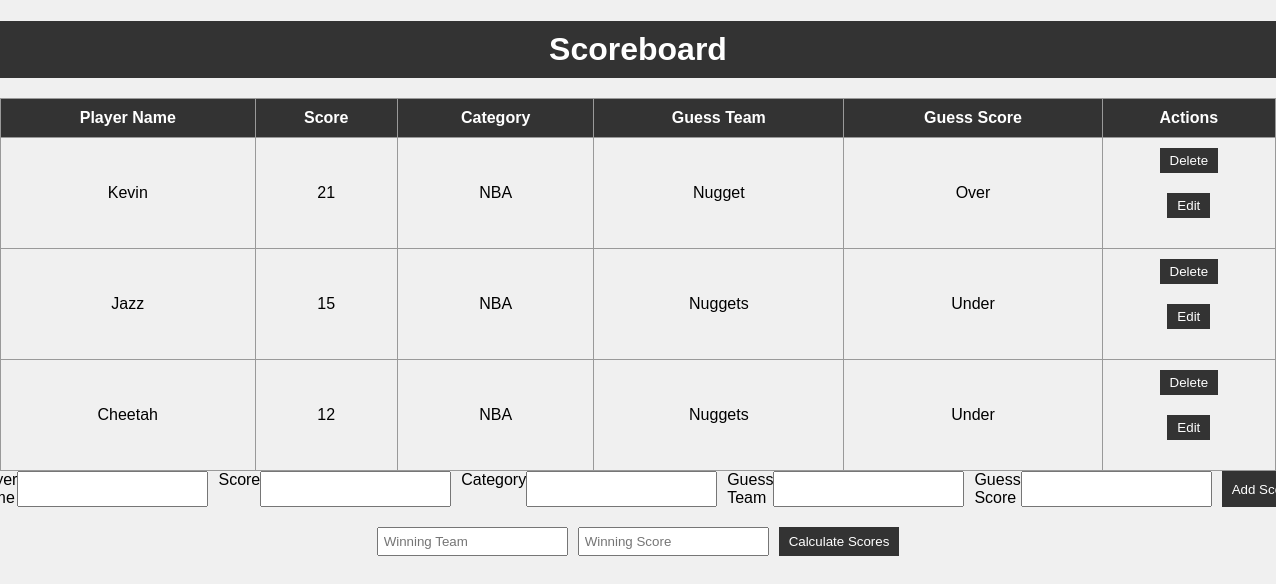
Before: / with the older database file.
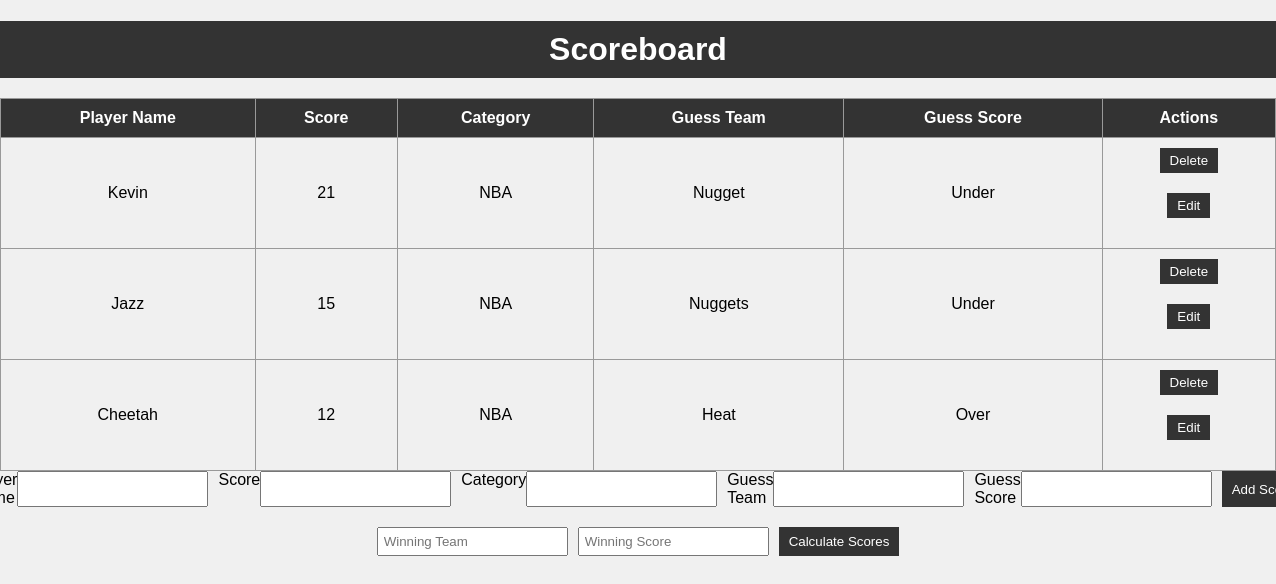
After: the same page with the newer database file.
### app.py (models this page shows)
class Score(db.Model):
    id = db.Column(db.Integer, primary_key=True)
    player_name = db.Column(db.String(50), nullable=False)
    score = db.Column(db.Integer, nullable=False)
    category = db.Column(db.String(50), nullable=False)
    guess_team = db.Column(db.String(50), nullable=True)
    guess_score = db.Column(db.String(50), nullable=True)

### app.py (the view, shortened to what this page needs)
@app.route('/', methods=['GET', 'POST'])
def home():
    category = request.args.get('category')
    if category:
        scores = Score.query.filter_by(category=category).order_by(Score.score.desc()).all()
    else:
        scores = Score.query.order_by(Score.score.desc()).all()
    score_form = ScoreForm()
    delete_forms = [DeleteForm(prefix=str(score.id)) for score in scores]
    if request.method == 'POST':
        for score, delete_form in zip(scores, delete_forms):
            if delete_form.validate_on_submit():
                db.session.delete(score)
                db.session.commit()
                return redirect('/')
    return render_template('scoreboard.html', scores=scores, score_form=score_form, delete_forms=delete_forms)

### app.py
class ScoreForm(FlaskForm):
    player_name = StringField('Player Name', validators=[DataRequired()])
    score = IntegerField('Score', validators=[DataRequired()])
    category = StringField('Category', validators=[DataRequired()])
    guess_team = StringField('Guess Team')
    guess_score = StringField('Guess Score')
    submit = SubmitField('Add Score')

class DeleteForm(FlaskForm):
    submit = SubmitField('Delete')

### templates/scoreboard.html (shortened to what this page needs)
<!DOCTYPE html>
<html>
<head>
	<link rel="stylesheet" href="{{ url_for('static', filename='style.css') }}">
</head>
<body>
    <h1>Scoreboard</h1>
    <table>
        <tr>
            <th>Player Name</th>
            <th>Score</th>
			<th>Category</th>
			<th>Guess Team</th>
			<th>Guess Score</th>
			<th>Actions</th>
        </tr>
        {% for score in scores %}
        <tr>
            <td>{{ score.player_name }}</td>
            <td>{{ score.score }}</td>
			<td>{{ score.category }}</td>
			<td>{{ score.guess_team }}</td>
			<td>{{ score.guess_score }}</td>
			<td>
				<form actionApologies for the abrupt cut-off in the previous message. Here's the continuation:
		```html
				<form action="/delete/{{ score.id }}" method="post" class="delete-form">
					<input type="submit" value="Delete" class="delete-button">
				</form>
				<form action="/edit/{{ score.id }}" method="get">
					<input type="submit" value="Edit">
				</form>
			</td>
        </tr>
        {% endfor %}
    </table>
	<form action="/add" method="post">
		{{ score_form.player_name.label }} {{ score_form.player_name() }}
		{{ score_form.score.label }} {{ score_form.score() }}
		{{ score_form.category.label }} {{ score_form.category() }}
		{{ score_form.guess_team.label }} {{ score_form.guess_team() }}
		{{ score_form.guess_score.label }} {{ score_form.guess_score() }}
		{{ score_form.submit() }}
	</form>
	<form action="/calculate_scores" method="post">
		<input type="text" name="winning_team" placeholder="Winning Team" required>
		<input type="text" name="winning_score" placeholder="Winning Score" required>
		<input type="submit" value="Calculate Scores">
	</form>
</body>
</html>

### static/style.css (style rules this page uses)
body { font-family: Arial, sans-serif; margin: 0; padding: 0; background-color: #f0f0f0; }
h1 { background-color: #333; color: #fff; padding: 10px 0; text-align: center; margin-bottom: 20px; }
table { width: 100%; border-collapse: collapse; }
table, th, td { border: 1px solid #999; }
th, td { padding: 10px; text-align: center; }
th { background-color: #333; color: #fff; }
form { display: flex; justify-content: center; margin-bottom: 20px; }
form input[type="text"], form input[type="number"] { margin-right: 10px; padding: 5px; }
form input[type="submit"] { padding: 5px 10px; background-color: #333; color: #fff; border: none; cursor: pointer; }

Changed rows visible on the page:
changed Score "Kevin": guess_score "Over" → "Under"
changed Score "Cheetah": guess_team "Nuggets" → "Heat"; guess_score "Under" → "Over"
